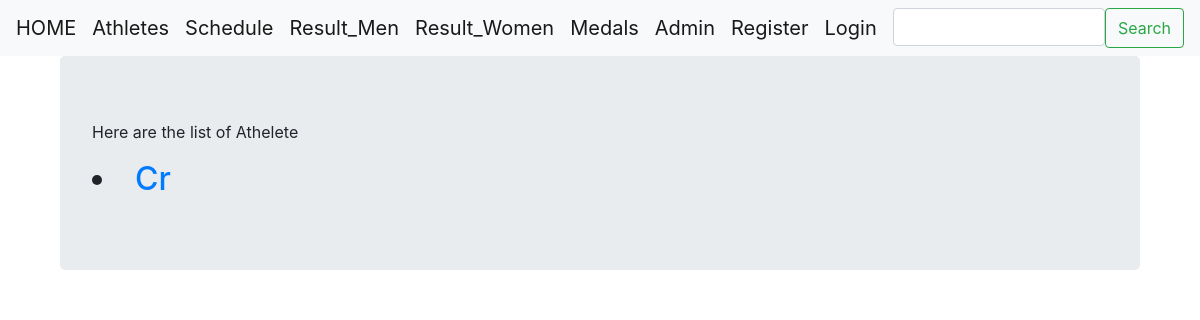
/sangarsh/result_women/, run on an earlier commit of the app's database.
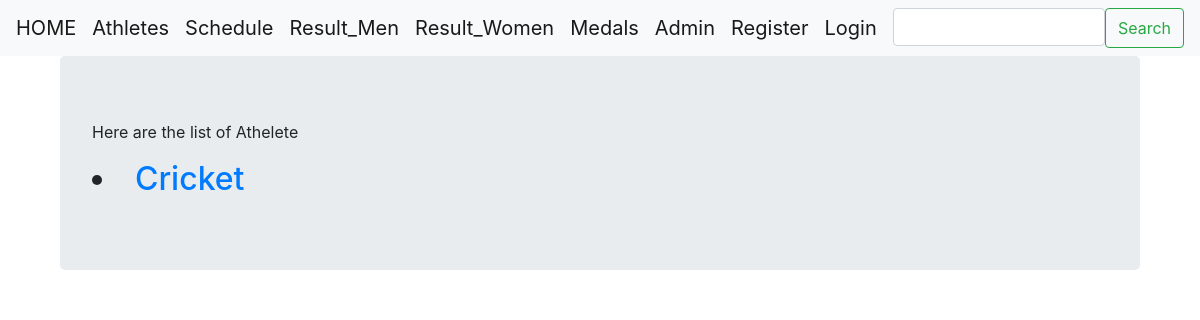
And on a later commit of the database.
### basic_app/models.py (models this page shows, shortened)
class Result_Women(models.Model):
    CRICKET = 'Cricket'
    FOOTBALL = 'Football'
    HOCKEY = 'Hockey'
    BADMINTON = 'Badminton'
    VOLLEYBALL = 'Volleyball'
    SPORT_CHOICES = [
        (CRICKET, 'Cricket'),
        (FOOTBALL, 'Football'),
        (HOCKEY, 'Hockey'),
        (BADMINTON, 'Badminton'),
        (VOLLEYBALL, 'Volleyball'),
    ]
    sport = models.CharField(max_length = 32,choices = SPORT_CHOICES,null=False, blank=False,default='',unique=True)
    gold_medal = models.ForeignKey(User,on_delete = models.CASCADE,related_name="gold_women",null=True,blank=True)
    silver_medal = models.ForeignKey(User,on_delete = models.CASCADE,related_name="silver_women",null=True,blank=True)
    bronze_medal = models.ForeignKey(User,on_delete = models.CASCADE,related_name="bronze_women",null=True,blank=True)
    class Meta:
        unique_together = ('gold_medal','silver_medal','bronze_medal',)

### basic_app/views.py (the view)
# urls.py: path('result_women/',views.ResultWomenListView.as_view(),name = "result_women"),
class ResultWomenListView(ListView):
    context_object_name = 'result_women'
    model = models.Result_Women
    paginate_by = 5
    ordering = ['id']
    template_name = 'basic_app/result_women.html'

### templates/basic_app/result_women.html (shortened to what this page needs)
{% extends "basic_app/base.html" %}
{% load static %}
{% block body_block %}
  <div class="container">
    <div class="jumbotron">
      <p> Here are the list of Athelete<p>
        {% for s in result_women %}
          <h2><li><a href="{{ s.id }}">{{s.sport}}</a></li></h2>
        {% endfor %}
    </div>
  </div>
{% endblock %}

What changed in the data, as far as the page shows it:
removed Result_Women: sport "Cr"
added Result_Women: sport "Cricket"
